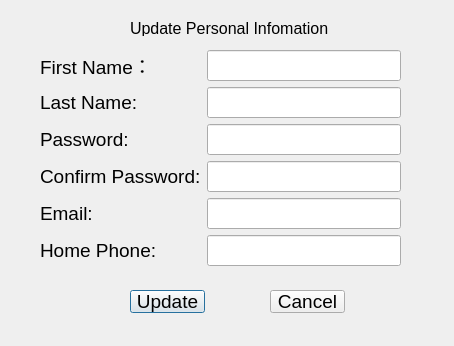
<?xml version="1.0" encoding="UTF-8"?>
<ui version="4.0">
 <class>UpdateInfo_Dialog</class>
 <widget class="QDialog" name="UpdateInfo_Dialog">
  <property name="geometry">
   <rect>
    <x>0</x>
    <y>0</y>
    <width>454</width>
    <height>346</height>
   </rect>
  </property>
  <property name="font">
   <font>
    <pointsize>14</pointsize>
   </font>
  </property>
  <property name="windowTitle">
   <string>UpdateInfo</string>
  </property>
  <widget class="QLabel" name="UpdateInfo_Label">
   <property name="geometry">
    <rect>
     <x>130</x>
     <y>20</y>
     <width>221</width>
     <height>16</height>
    </rect>
   </property>
   <property name="font">
    <font>
     <family>MS Shell Dlg 2</family>
     <pointsize>12</pointsize>
     <weight>50</weight>
     <italic>false</italic>
     <bold>false</bold>
    </font>
   </property>
   <property name="styleSheet">
    <string notr="true">font: 12pt &quot;MS Shell Dlg 2&quot;;</string>
   </property>
   <property name="text">
    <string>Update Personal Infomation</string>
   </property>
  </widget>
  <widget class="QWidget" name="gridLayoutWidget">
   <property name="geometry">
    <rect>
     <x>40</x>
     <y>50</y>
     <width>361</width>
     <height>221</height>
    </rect>
   </property>
   <layout class="QGridLayout" name="gridLayout">
    <item row="1" column="1">
     <widget class="QLineEdit" name="UpdateLastName_LineEdit"/>
    </item>
    <item row="4" column="0">
     <widget class="QLabel" name="UpdateEmail_Label">
      <property name="text">
       <string>Email:</string>
      </property>
     </widget>
    </item>
    <item row="5" column="1">
     <widget class="QLineEdit" name="UpdateHomePhone_LineEdit"/>
    </item>
    <item row="4" column="1">
     <widget class="QLineEdit" name="UpdateEmail_LineEdit"/>
    </item>
    <item row="1" column="0">
     <widget class="QLabel" name="UpdateLastName_Label">
      <property name="text">
       <string>Last Name:</string>
      </property>
     </widget>
    </item>
    <item row="2" column="0">
     <widget class="QLabel" name="UpdatePwd_Label">
      <property name="text">
       <string>Password:</string>
      </property>
     </widget>
    </item>
    <item row="0" column="0">
     <widget class="QLabel" name="UpdateFirstName_Label">
      <property name="text">
       <string>First Name：</string>
      </property>
     </widget>
    </item>
    <item row="0" column="1">
     <widget class="QLineEdit" name="UpdatefirstName_LineEdit"/>
    </item>
    <item row="5" column="0">
     <widget class="QLabel" name="UpdateHomePhone_Label">
      <property name="text">
       <string>Home Phone:</string>
      </property>
     </widget>
    </item>
    <item row="2" column="1">
     <widget class="QLineEdit" name="UpdatePwd_LineEdit">
      <property name="echoMode">
       <enum>QLineEdit::Password</enum>
      </property>
     </widget>
    </item>
    <item row="3" column="0">
     <widget class="QLabel" name="Update_ConfirmPwd_Label">
      <property name="text">
       <string>Confirm Password:</string>
      </property>
     </widget>
    </item>
    <item row="3" column="1">
     <widget class="QLineEdit" name="Update_ConfirmPwd_LineEdit">
      <property name="echoMode">
       <enum>QLineEdit::Password</enum>
      </property>
     </widget>
    </item>
   </layout>
  </widget>
  <widget class="QPushButton" name="Update_PushButton">
   <property name="geometry">
    <rect>
     <x>130</x>
     <y>290</y>
     <width>75</width>
     <height>23</height>
    </rect>
   </property>
   <property name="text">
    <string>Update</string>
   </property>
  </widget>
  <widget class="QPushButton" name="Cancel_PushButton">
   <property name="geometry">
    <rect>
     <x>270</x>
     <y>290</y>
     <width>75</width>
     <height>23</height>
    </rect>
   </property>
   <property name="text">
    <string>Cancel</string>
   </property>
  </widget>
 </widget>
 <resources/>
 <connections/>
</ui>
